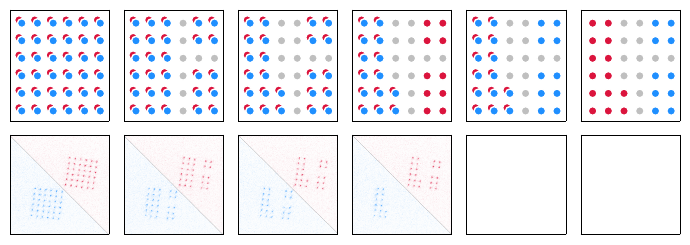

This chart was generated by the following Python code:
import numpy as np
import matplotlib.pyplot as plt
plt.style.use('thesis.mplstyle')
from colors import red, blue, uBlues, uReds
# from scipy.ndimage import gaussian_filter

mask = np.ones((513, 512), dtype=bool)
cmask_123 = np.tril(mask, k=0)
cmask_456 = np.triu(mask, k=0)
def plot_img(ax, img):
    img_123 = img.copy()
    img_456 = img.copy()
    img_123[cmask_123] = np.nan
    img_456[cmask_456] = np.nan
    ax.matshow(img_123, vmin=0, vmax=120*2.5, cmap=uReds)
    ax.matshow(img_456, vmin=0, vmax=100*2.5, cmap=uBlues)
    ax.set_xticks([])
    ax.set_yticks([])

def plot_filling(ax, filling_123, filling_456, s=40, delta=0.18, b=0.75, n=6):
    filling_123 = filling_123.astype(bool).reshape(n,n)[::-1, ::-1].reshape(-1)
    filling_456 = filling_456.astype(bool).reshape(n,n)[::-1, ::-1].reshape(-1)
    filling_123456 = filling_123 & filling_456
    filling_123 = filling_123 & (~filling_123456)
    filling_456 = filling_456 & (~filling_123456) 
    filling_holes = ~(filling_123456 | filling_123 | filling_456)
    xy = []
    for i in range(n):
        for j in range(n):
            xy.append([n-1-j,i])
    xy = np.array(xy)
    ax.scatter(xy[filling_123, 0], xy[filling_123, 1], s=s, facecolors=red, edgecolors='w', linewidths=1)
    ax.scatter(xy[filling_456, 0], xy[filling_456, 1], s=s, facecolors=blue, edgecolors='w', linewidths=1)
    ax.scatter(xy[filling_123456, 0]-delta, xy[filling_123456, 1]+delta, s=s, facecolors=red, edgecolors='w', linewidths=1)
    ax.scatter(xy[filling_123456, 0], xy[filling_123456, 1], s=s, facecolors=blue, edgecolors='w', linewidths=1)
    ax.scatter(xy[filling_holes, 0], xy[filling_holes, 1], s=s, facecolors=(0.75, 0.75, 0.75), edgecolors='w', linewidths=1)
    ax.set_xlim(-b, n-1+0.75*b)
    ax.set_ylim(-0.75*b, n-1+b)
    ax.set_xticks([])
    ax.set_yticks([])

data = np.load("../data/preparation/data.npz")

i0, i1, i2, i3 = data["i0"], data["i1"], data["i2"], data["i3"]

f0 = np.array([
    1, 1, 1, 1, 1, 1,
    1, 1, 1, 1, 1, 1,
    1, 1, 1, 1, 1, 1,
    1, 1, 1, 1, 1, 1,
    1, 1, 1, 1, 1, 1,
    1, 1, 1, 1, 1, 1,
])
f1 = np.array([
    1, 1, 1, 0, 1, 1,
    1, 1, 1, 0, 1, 1,
    1, 1, 1, 0, 1, 1,
    1, 1, 1, 0, 1, 1,
    1, 1, 1, 0, 1, 1,
    1, 1, 1, 0, 1, 1,
])
f2 = np.array([
    1, 1, 1, 0, 1, 1,
    1, 1, 1, 0, 1, 1,
    1, 1, 1, 0, 0, 0,
    1, 1, 1, 0, 1, 1,
    1, 1, 1, 0, 1, 1,
    1, 1, 1, 0, 1, 1,
])
f3 = np.array([
    1, 1, 0, 0, 1, 1,
    1, 1, 0, 0, 1, 1,
    1, 1, 0, 0, 0, 0,
    1, 1, 0, 0, 1, 1,
    1, 1, 1, 0, 1, 1,
    1, 1, 1, 0, 1, 1,
])
fb4 = np.array([
    1, 1, 0, 0, 0, 0,
    1, 1, 0, 0, 0, 0,
    1, 1, 0, 0, 0, 0,
    1, 1, 0, 0, 0, 0,
    1, 1, 1, 0, 0, 0,
    1, 1, 1, 0, 0, 0,
])
fr4 = np.array([
    1, 1, 0, 0, 1, 1,
    1, 1, 0, 0, 1, 1,
    1, 1, 0, 0, 0, 0,
    1, 1, 0, 0, 1, 1,
    1, 1, 1, 0, 1, 1,
    1, 1, 1, 0, 1, 1,
])
fr5 = fb4.copy()
fb5 = fr4.copy()
fr6 = np.array([
    1, 1, 0, 0, 0, 0,
    1, 1, 0, 0, 0, 0,
    1, 1, 0, 0, 0, 0,
    1, 1, 0, 0, 0, 0,
    1, 1, 1, 0, 0, 0,
    1, 1, 1, 0, 0, 0,
])
fb6 = np.array([
    0, 0, 0, 0, 1, 1,
    0, 0, 0, 0, 1, 1,
    0, 0, 0, 0, 0, 0,
    0, 0, 0, 0, 1, 1,
    0, 0, 0, 0, 1, 1,
    0, 0, 0, 0, 1, 1,
])



fig, axs = plt.subplots(2, 6, figsize=(7, 2.6), dpi=500)
plot_filling(axs[0, 0], f0, f0)
# plot_filling(axs[1], f1, f1)
plot_filling(axs[0, 1], f2, f2)
plot_filling(axs[0, 2], f3, f3)
plot_filling(axs[0, 3], fr4, fb4)
plot_filling(axs[0, 4], fr5, fb5)
plot_filling(axs[0, 5], fr6, fb6)
# axs[1,5].remove()
# axs[1,4].remove()

contrast = 3
plot_img(axs[1,0], contrast*i0)
plot_img(axs[1,1], contrast*i1)
plot_img(axs[1,2], contrast*i2)
plot_img(axs[1,3], contrast*i3)
plot_img(axs[1,4], contrast*i0*np.nan)
plot_img(axs[1,5], contrast*i0*np.nan)

for ax in axs.flatten():
    ax.set_xticks([])
    ax.set_yticks([])
# fig.subplots_adjust(hspace=0)
plt.tight_layout()

plt.savefig("preparation-array.pdf", bbox_inches='tight')
plt.close()